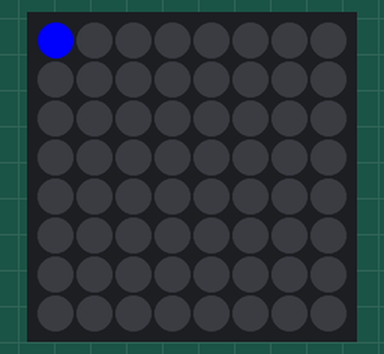
Bench run of a program on a simulated Raspberry Pi (BCM pin numbers) with a Sense HAT. Parts: the Sense HAT's 8×8 RGB LED matrix. At 6.5 s the program stops and its outputs stay as they are.

Above: at 0.07 s.
At 0.77 s:
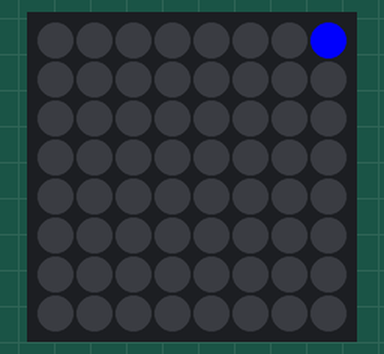
At 1.58 s:
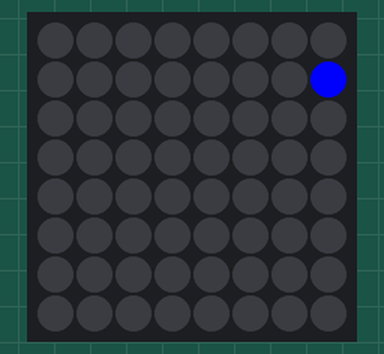
At 3.19 s:
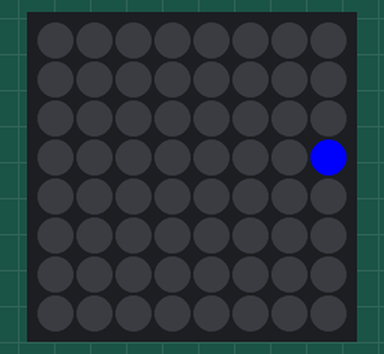
At 4.81 s:
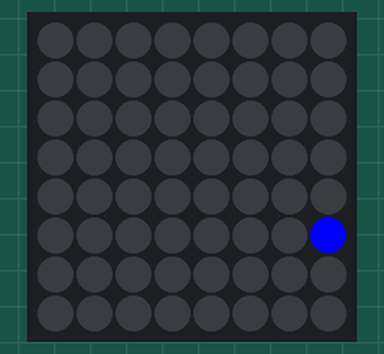
At 6.42 s:
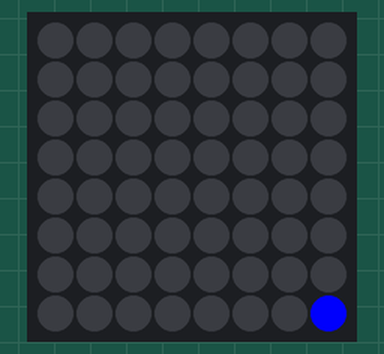

The program:

pixel_running.py
```python
from sense_hat import SenseHat
from time import sleep
import sys
import os

sense = SenseHat()

black = (0, 0, 0)
blue = (0, 0, 255)

x_pos = 0
y_pos = 0
n_rows = 7
n_cols = 7
clear_before_every_loop = True

while x_pos <= n_cols and y_pos <= n_rows:
  try:
    if clear_before_every_loop:
      sense.clear()
    sense.set_pixel(x_pos, y_pos, blue)
    y_pos = (y_pos + 1) if (x_pos + 1 == n_cols + 1) else (y_pos)
    x_pos = (x_pos + 1) if (x_pos + 1 <= n_cols) else (0)
    sleep(0.1)
  except KeyboardInterrupt:
    print('Interrupted')
    sense.clear()
    try:
        sys.exit(0)
    except SystemExit:
        os._exit(0)

sense.clear()
```
